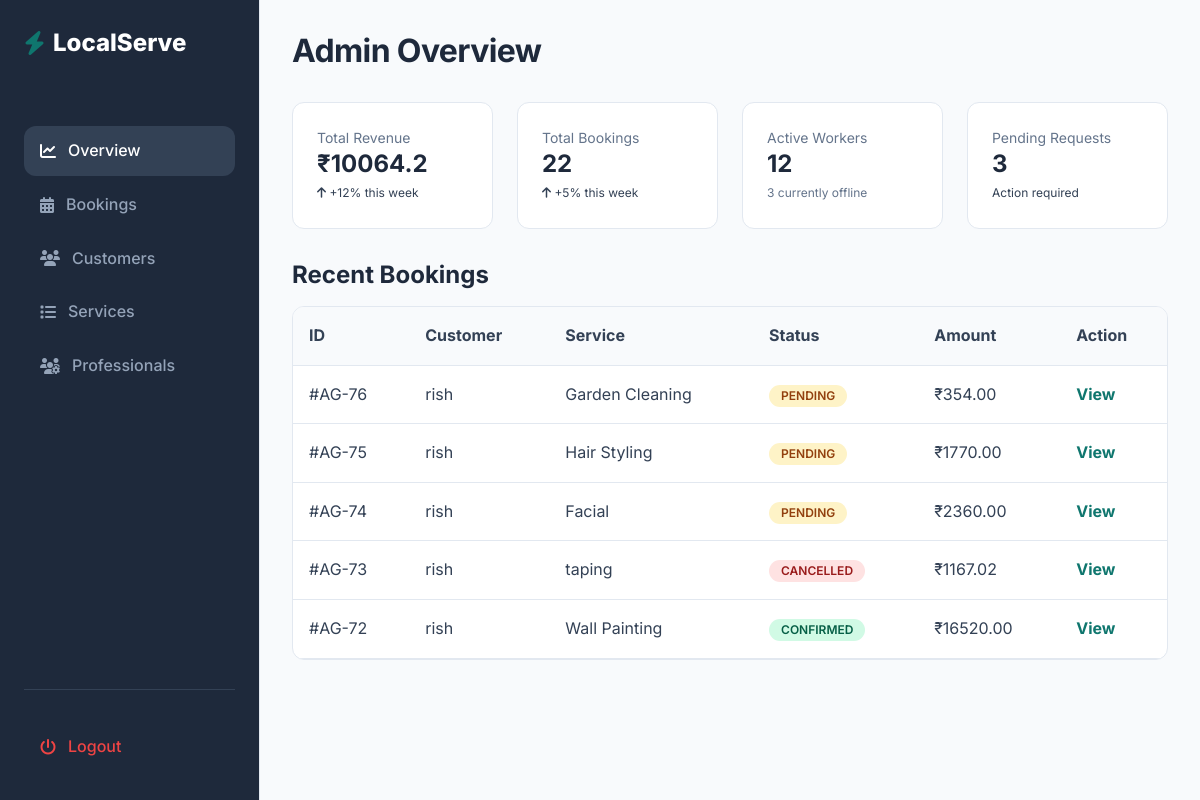
The app's page /dashboard/admin/ (signed in), older data.
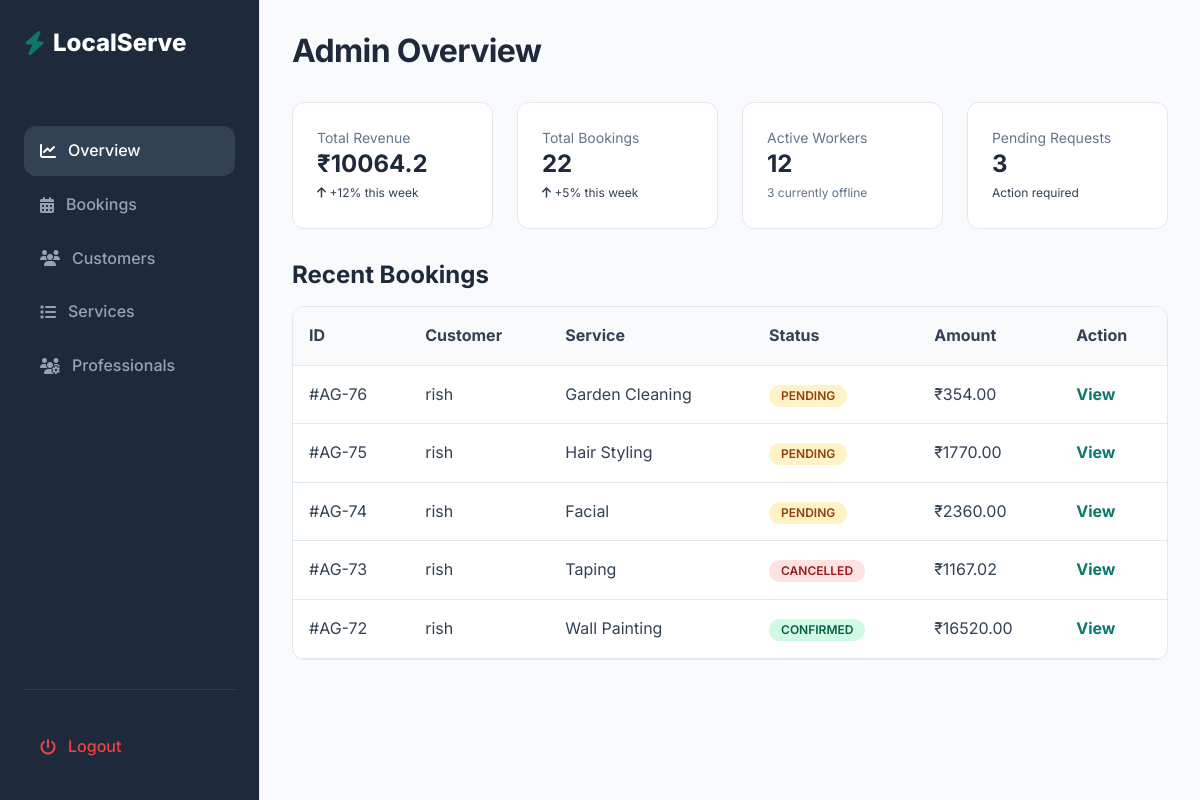
The same page, newer data.
### bookings/models.py (models this page shows, shortened)
class Booking(models.Model):
    BOOKING_STATUS_CHOICES = [
        ('PENDING','Pending'),
        ('ASSIGNED', 'Assigned'),
        ('CONFIRMED','Confirmed'),
        ('IN_PROGRESS','In Progress'),
        ('COMPLETED','Completed'),
        ('CANCELLED', 'Cancelled'),
    ]
    customer = models.ForeignKey(User, on_delete = models.CASCADE, related_name='bookings')
    service = models.ForeignKey(Service, on_delete = models.CASCADE, related_name='bookings')
    worker = models.ForeignKey(Worker, on_delete = models.SET_NULL, null=True, blank=True, related_name='bookings')
    booking_date = models.DateField()
    booking_time = models.TimeField()
    end_time = models.TimeField(null=True, blank = True)
    total_price = models.DecimalField(max_digits=8, decimal_places=2, default=0)
    label = models.CharField(max_length=50, blank=True, null=True)
    address_line = models.CharField(max_length=500)
    city = models.CharField(max_length=100)
    state = models.CharField(max_length=100)
    pincode = models.CharField(max_length=10)
    landmark = models.CharField(max_length=100, blank=True)
    booking_status = models.CharField(max_length=20, choices = BOOKING_STATUS_CHOICES, default='PENDING')
    created_at = models.DateTimeField(auto_now_add=True)
    assigned_at = models.DateTimeField(null=True,blank=True)
    confirmed_at = models.DateTimeField(null=True, blank=True)
    started_at = models.DateTimeField(null=True, blank=True)
    completed_at = models.DateTimeField(null=True, blank=True)
    cancelled_at = models.DateTimeField(null=True, blank=True)
    updated_at = models.DateTimeField(auto_now = True)

### services/models.py (models this page shows, shortened)
class Service(models.Model):
    category = models.ForeignKey(ServiceCategory, on_delete=models.CASCADE, related_name = "services")
    title = models.CharField(max_length=150)
    description = models.TextField()
    price = models.DecimalField(max_digits=8,decimal_places=2)
    duration_minutes = models.PositiveIntegerField(
        help_text="Duration in minutes"
    )
    image = models.ImageField(upload_to="services/",blank=True, null=True)
    is_active = models.BooleanField(default=True)
    created_at = models.DateTimeField(auto_now_add=True)
    is_best_seller = models.BooleanField(default=False)
    includes = models.TextField(blank=True,default="",
        help_text="Enter one item per line (e.g. Deep dusting, Floor cleaning, etc.)"
    )

### dashboard/views.py (the view)
# urls.py: path('admin/', views.admin_dashboard, name = 'admin_dashboard'),
@login_required
def admin_dashboard(request):
    total_revenue = Booking.objects.filter(booking_status = "COMPLETED").aggregate(total=Sum("total_price"))["total"] or 0
    total_bookings = Booking.objects.count()
    active_workers = Worker.objects.filter(is_active=True).count()
    pending_requests = Booking.objects.filter(
        booking_status="PENDING").count()
    recent_bookings = Booking.objects.select_related("customer", "service").order_by("-created_at")[:5]
    context ={
        "total_revenue": total_revenue,
        "total_bookings": total_bookings,
        "active_workers": active_workers,
        "pending_requests": pending_requests,
        "recent_bookings": recent_bookings,
    }
    return render(request,'admin/dashboard/admin_dashboard.html',context)

### templates/admin/dashboard/admin_dashboard.html (shortened to what this page needs)
{% extends "base_admin.html" %}
        {% block content %}
            <h2 style="margin-bottom: 2rem;">Admin Overview</h2>
            <div class="grid grid-cols-4 grid-gap" style="margin-bottom: 2rem;">
                <div class="card p-6">
                    <p class="text-sm text-light mb-1">Total Revenue</p>
                    <h3 class="text-2xl font-bold text-success">₹{{ total_revenue|floatformat:1 }}</h3>
                    <span class="text-xs text-success"><i class="fa-solid fa-arrow-up"></i> +12% this week</span>
                </div>
                <div class="card p-6">
                    <p class="text-sm text-light mb-1">Total Bookings</p>
                    <h3 class="text-2xl font-bold">{{ total_bookings }}</h3>
                    <span class="text-xs text-success"><i class="fa-solid fa-arrow-up"></i> +5% this week</span>
                </div>
                <div class="card p-6">
                    <p class="text-sm text-light mb-1">Active Workers</p>
                    <h3 class="text-2xl font-bold">{{ active_workers }}</h3>
                    <span class="text-xs text-light">3 currently offline</span>
                </div>
                <div class="card p-6">
                    <p class="text-sm text-light mb-1">Pending Requests</p>
                    <h3 class="text-2xl font-bold text-warning">{{ pending_requests }}</h3>
                    <span class="text-xs text-warning">Action required</span>
                </div>
            </div>
            <h3 style="margin-bottom: 1rem;">Recent Bookings</h3>
            <div class="card" style="padding: 0; overflow: hidden;">
                <table style="width: 100%; border-collapse: collapse; text-align: left;">
                    <thead style="background: #F8FAFC; border-bottom: 1px solid var(--color-border);">
                        <tr>
                            <th style="padding: 1rem;">ID</th>
                            <th style="padding: 1rem;">Customer</th>
                            <th style="padding: 1rem;">Service</th>
                            <th style="padding: 1rem;">Status</th>
                            <th style="padding: 1rem;">Amount</th>
                            <th style="padding: 1rem;">Action</th>
                        </tr>
                    </thead>
                    <tbody>
                        {% for booking in recent_bookings %}
                        <tr style="border-bottom: 1px solid var(--color-border);">
                            <td style="padding: 1rem;">#AG-{{ booking.id }}</td>
                            <td style="padding: 1rem;">{{ booking.customer.username }}</td>
                            <td style="padding: 1rem;">{{ booking.service.title }}</td>
                            <td style="padding: 1rem;">
                                {% if booking.booking_status == "PENDING" %}
                                <span class="badge badge-warning">Pending</span>
                                {% elif booking.booking_status == "ASSIGNED" %}
                                <span class="badge badge-info">Assigned</span>
                                {% elif booking.booking_status == "CONFIRMED" %}
                                <span class="badge badge-success">Confirmed</span>
                                {% elif booking.booking_status == "COMPLETED" %}
                                <span class="badge badge-success">Completed</span>
                                {% elif booking.booking_status == "CANCELLED" %}
                                <span class="badge badge-danger">Cancelled</span>
                                {% endif %}
                            </td>
                            <td style="padding: 1rem;">₹{{ booking.total_price }}</td>
                            <td style="padding: 1rem;"><a href="{% url 'admin_booking_detail' booking.id %}?from=dashboard"
                                    class="text-primary font-bold">View</a></td>
                        </tr>
                        {% endfor %}
                    </tbody>
                </table>
            </div>
        {% endblock %}

Row changes from the older to the newer data that the page shows:
changed through a linked row, Booking id 73: service "taping" → "Taping"
